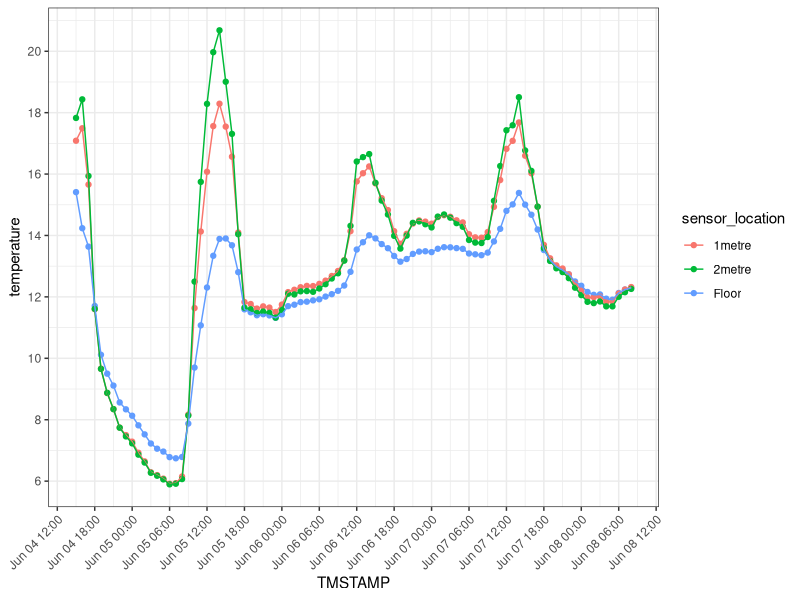

Generate this figure with R:
## ---- chunk 1
knitr::opts_chunk$set(echo = FALSE, message= FALSE)

library(here)
library(scales)
library(magrittr)
library(tidyverse)

## ---- chunk 2

ambient_data <- 
	read_csv(here("input/header-house-growth-cabinets-ambient.dat"), skip = 1)

locations <- 
	as.character(ambient_data[1,10:12])
names <- 
	c(names(ambient_data[,c(1, 3)]), 
	  locations)

ambient_data <- 
	ambient_data[,c(-2, -7:-12)]

names(ambient_data) <- names

ambient_data %>%
	pivot_longer(cols = 3:5, names_to = "sensor_location", values_to = "temperature") %>%
	ggplot(aes(TMSTAMP, temperature, colour = sensor_location)) +
		geom_point() +
		geom_line() +
		scale_x_datetime(breaks = pretty_breaks(24)) +
		scale_y_continuous(breaks = pretty_breaks(10)) + 
		theme_bw() +
		theme(axis.text.x = element_text(angle = 45, hjust = 1, vjust = 1))

